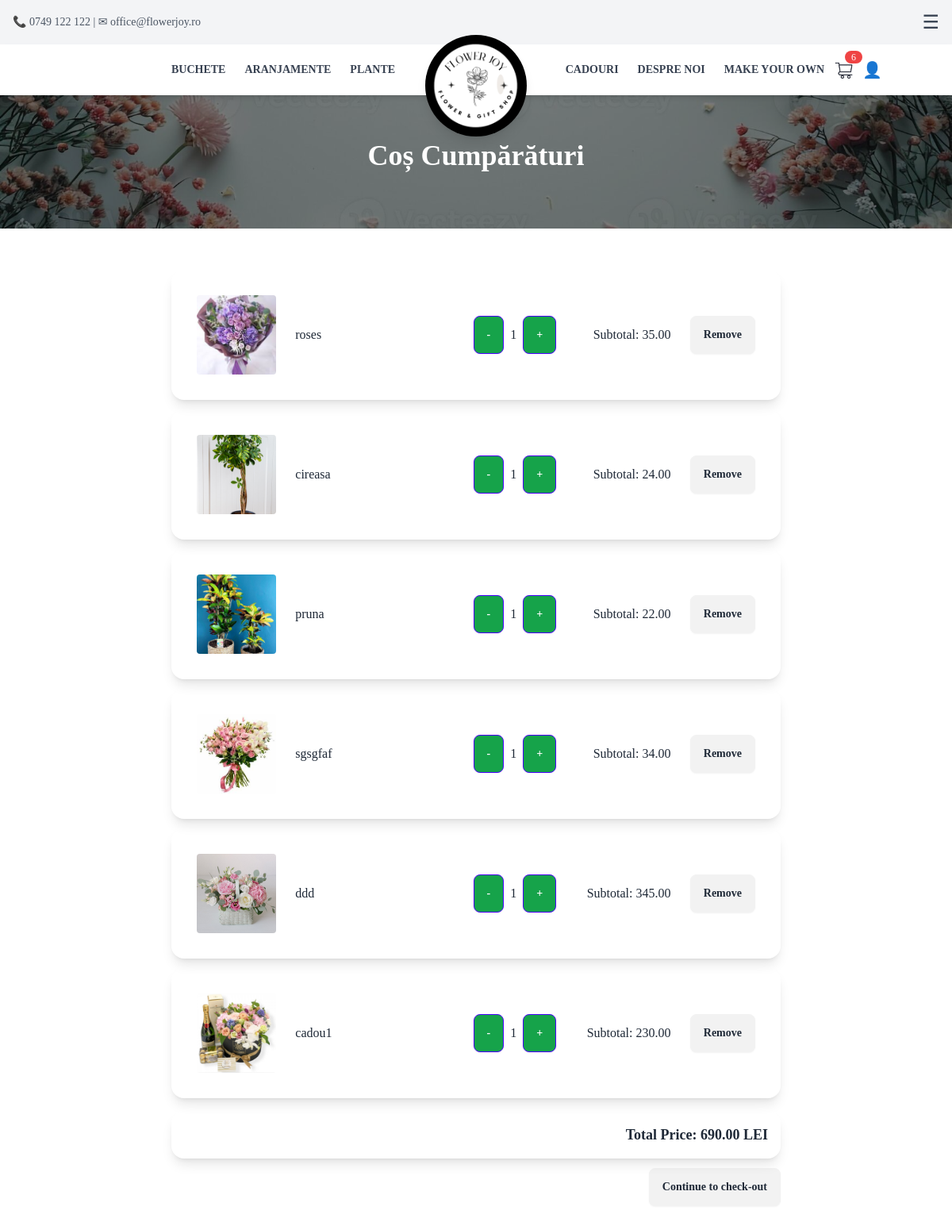
Page /cart/ on the earlier database version.
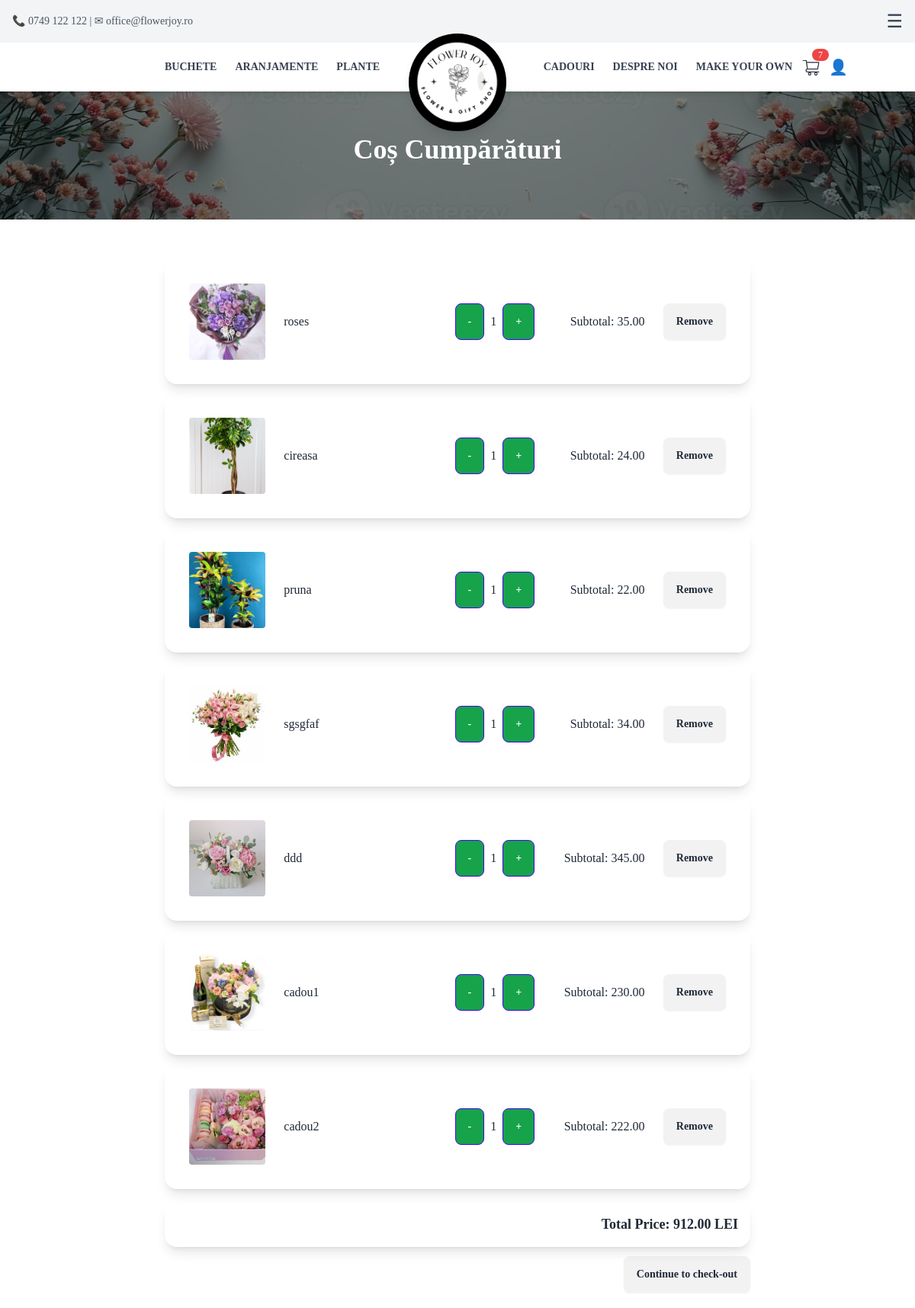
Same page on the later database version.
### App/models.py (models this page shows, shortened)
class CartItem(models.Model):
    user = models.ForeignKey(User, on_delete=models.CASCADE, null=True, blank=True)
    session_id = models.CharField(max_length=255, null=True, blank=True) # Store session ID for anonymous users
    product = models.ForeignKey(Product, on_delete=models.CASCADE)
    quantity = models.PositiveIntegerField(default=1)
    def total_price(self):
        return self.product.price * self.quantity

class Product(models.Model):
    name = models.CharField(max_length=100)
    description = models.TextField()
    category = models.CharField(max_length=100, default="General")
    price = models.DecimalField(max_digits=10, decimal_places=2)
    image = models.ImageField(upload_to="Pictures/")  # Stores images in 'media/Pictures/'
    created_at = models.DateTimeField(auto_now_add=True)
    is_custom = models.BooleanField(default=False)  # Flag for custom bouquets
    custom_bouquet = models.OneToOneField("CustomBouquet", on_delete=models.SET_NULL, null=True, blank=True)

### App/views.py (the view)
# urls.py: path('cart/', cart_view, name='cart'),
def cart_view(request):
    if request.user.is_authenticated:
        cart_items = CartItem.objects.filter(user=request.user)
    else:
        session_id = request.session.session_key
        if not session_id:
            request.session.create()
            session_id = request.session.session_key
        cart_items = CartItem.objects.filter(session_id=session_id)
    total_price = sum(item.total_price() for item in cart_items)
    context = {
        'cart_items': cart_items,
        'total_price': total_price
    }
    return render(request, 'cart.html', context)

### App/templates/partials/cart.html (shortened to what this page needs)
{% extends 'base.html' %}
{% block content %}
<section class="relative w-full h-72 bg-cover bg-center" style="background-image: url('/static/bannerCart.jpg');">
    <div class="container mx-auto px-4 py-16 relative z-10 text-white">
        <h1 class="text-4xl font-bold text-center mt-28">Coș Cumpărături</h1>
    </div>
</section>
<div class="container mx-auto px-4 py-8 bg-white">
    {% if cart_items %}
    <div class="container mt-5 max-w-3xl mx-auto">
        {% for cart_item in cart_items %}
        <div id="cart-item-{{ cart_item.id }}" class="card mb-3 shadow-lg">
            <div hx-target="this" hx-swap="innerHTML">
                {% include 'partials/cart_item.html' with cart_item=cart_item %}
            </div>
        </div>
        {% endfor %}
        <div id="total-price-container" class="card shadow-lg p-4 mt-4 text-right">
            <p class="text-lg font-semibold">Total Price: <span id="total-price">{{ total_price }}</span> LEI</p>
        </div>
        <a href=" {% url 'checkout' %} " class="btn btn-warning b-sm mt-3 mb-5 float-right">Continue to check-out</a>
    {% endif %}
    </div>
</div>
{% endblock %}

### App/templates/partials/cart_item.html
<div class="card-body">
    <div class="flex justify-between items-center">
        <div class="center">
            <a href="{% url 'product_detail' pk=cart_item.product.id %}" >
                <img src="{{ cart_item.product.image.url }}" class="img-fluid rounded" alt="{{ cart_item.product.name }}" style="width: 100px; height: 100px; object-fit: cover;">
            </a>
        </div>
        <div class="center" style="flex: 1; max-width: 200px; text-align: left;">
            <p class="card-text truncate">{{ cart_item.product.name }}</p>
        </div>
        <div class="flex items-center space-x-2">
            <a href="{% url 'decrement_quantity' product_id=cart_item.product.id %}"
            class="btn btn-primary btn-sm center bg-green-600 text-white"
            hx-get="{% url 'decrement_quantity' product_id=cart_item.product.id %}"
               hx-target="#cart-item-{{ cart_item.id }} > div"
               hx-swap="innerHTML">-</a>
            <div class="center"><p class="card-text">{{ cart_item.quantity }}</p></div>
            <a href="{% url 'increment_quantity' product_id=cart_item.product.id %}"
            class="btn btn-primary btn-sm center bg-green-600 text-white"
            hx-get="{% url 'increment_quantity' product_id=cart_item.product.id %}"
               hx-target="#cart-item-{{ cart_item.id }} > div"
               hx-swap="innerHTML">+</a>
        </div>
        <div class="center" style="min-width: 120px; text-align: right;">
            <p class="card-text">Subtotal: {{ cart_item.total_price }}</p>
        </div>
        <div class="center">
            <a href="{% url 'remove_from_cart' product_id=cart_item.product.id %}"
               class="btn btn-danger btn-sm"
               hx-get="{% url 'remove_from_cart' product_id=cart_item.product.id %}"
               hx-target="#cart-item-{{ cart_item.id }}"
               hx-swap="innerHTML">Remove</a>
        </div>
    </div>
</div>

Differences in the rows shown:
added CartItem: product.image (picture), product.name "cadou2", quantity "1", total_price "222.00"
Other differences:
{{ cart_count }}: "6" → "7"
{{ total_price }}: "690.00" → "912.00"
